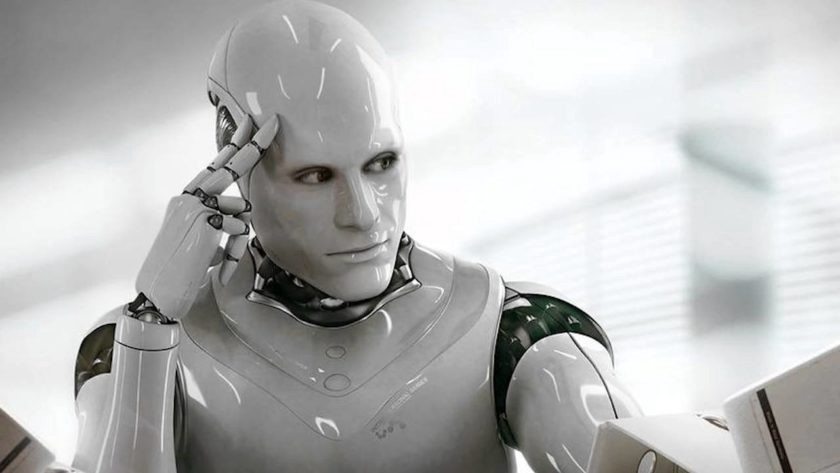
#> input picture corner_2.jpeg, 840 x 473 px
$ jupyter execute 'Advanced corner detectors.ipynb'   (shell and % lines are left out)
#> lines starting #> are read from the running program, lines starting #| are printed output that depends on the picture; after the words box and inside, x2 and y2 are one past the last pixel; in counts of white or black regions, pixels touching at a corner belong together
# SIFT (Scale-Invariant Feature Transform)

Harris corner detector is not good enough when scale of image changes. Lowe developed a breakthrough method to find scale-invariant features and it is called SIFT

for using SIFT we need to install  opencv-contrib

sift.detect() function finds the keypoint in the images. You can pass a mask if you want to search only a part of image. Each keypoint is a special structure which has many attributes like its (x,y) coordinates, size of the meaningful neighbourhood, angle which specifies its orientation, response that specifies strength of keypoints etc.

OpenCV also provides cv2.drawKeyPoints() function which draws the small circles on the locations of keypoints. If you pass a flag, cv2.DRAW_MATCHES_FLAGS_DRAW_RICH_KEYPOINTS to it, it will draw a circle with size of keypoint and it will even show its orientation. See below example.

[cell 1]
import cv2
import numpy as np

image = cv2.imread('corner_2.jpeg')
#> image is the input picture: shape (473, 840, 3); mean B, G, R 186.1, 186.5, 185.8
gray = cv2.cvtColor(image, cv2.COLOR_BGR2GRAY)

#Create SIFT Feature Detector object
sift = cv2.SIFT_create()

#Detect key points
keypoints = sift.detect(gray, None)
#> keypoints = 638 keypoints; strongest (x, y, size): (523, 302, 5.9), (403, 235, 3.3), (414, 282, 3.2), (616, 417, 1.9)
print("Number of keypoints Detected: ", len(keypoints))
#| Number of keypoints Detected:  638

# Draw rich key points on input image
cv2.drawKeypoints(image, keypoints,image, flags=cv2.DRAW_MATCHES_FLAGS_DRAW_RICH_KEYPOINTS)
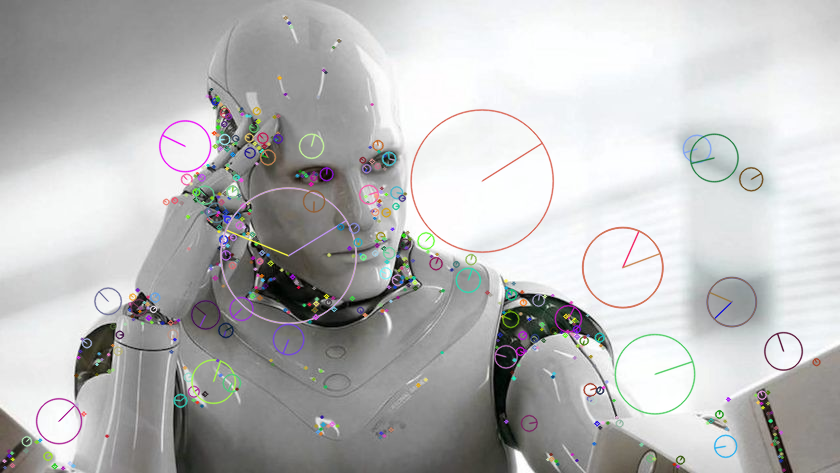
#> image: shape (473, 840, 3); 6.48% of pixels changed, all inside (x1, y1, x2, y2) = (1, 16, 821, 472)

cv2.imshow('Feature Method - SIFT', image)
cv2.waitKey(0)
cv2.destroyAllWindows()

# FAST

All the above feature detection methods are good in some way. But they are not fast enough to work in real-time applications like SLAM. There comes the FAST algorithm, which is really "FAST"!.

[cell 2]
import cv2
import numpy as np


img = cv2.imread('corner_2.jpeg')
gray = cv2.cvtColor(img, cv2.COLOR_BGR2GRAY)


# Initiate FAST object with default values
fast = cv2.FastFeatureDetector_create()

# find and draw the keypoints
kp = fast.detect(gray,None)
#> kp = 1997 keypoints; strongest (x, y, size): (257, 275, 7), (616, 417, 7), (115, 324, 7), (403, 233, 7)
img2 = cv2.drawKeypoints(img, kp, None, color=(255,255,0))
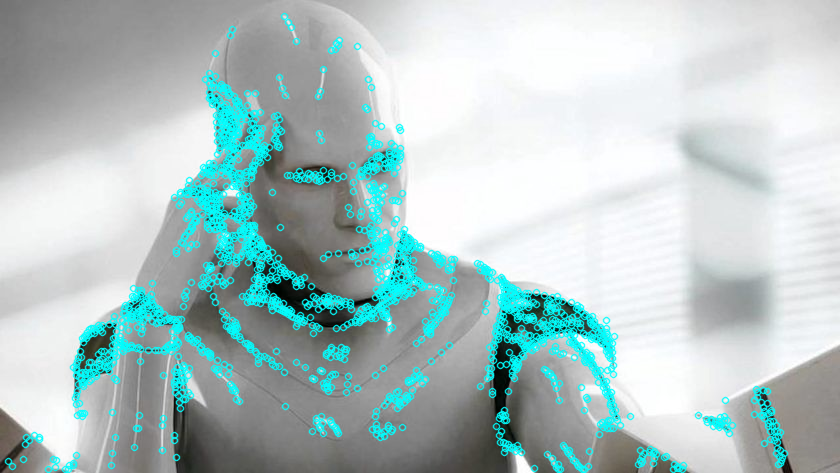
#> img2: shape (473, 840, 3); mean B, G, R 196.7, 196.9, 175.6

#fast.setThreshold(100)
#fast.setType(3)

# Print all default params
print( "Threshold: {}".format(fast.getThreshold()) )
print( "nonmaxSuppression:{}".format(fast.getNonmaxSuppression()) )
print( "neighborhood: {}".format(fast.getType()) )
print( "Total Keypoints with nonmaxSuppression: {}".format(len(kp)) )
#| Total Keypoints with nonmaxSuppression: 1997

# Disable nonmaxSuppression
fast.setNonmaxSuppression(0)
kp = fast.detect(img,None)
#> kp = 8095 keypoints; strongest (x, y, size): (282, 15, 7), (283, 15, 7), (284, 15, 7), (285, 15, 7)
print( "Total Keypoints without nonmaxSuppression: {}".format(len(kp)) )
#| Total Keypoints without nonmaxSuppression: 8095
img3 = cv2.drawKeypoints(img, kp, None, color=(255,0,0))
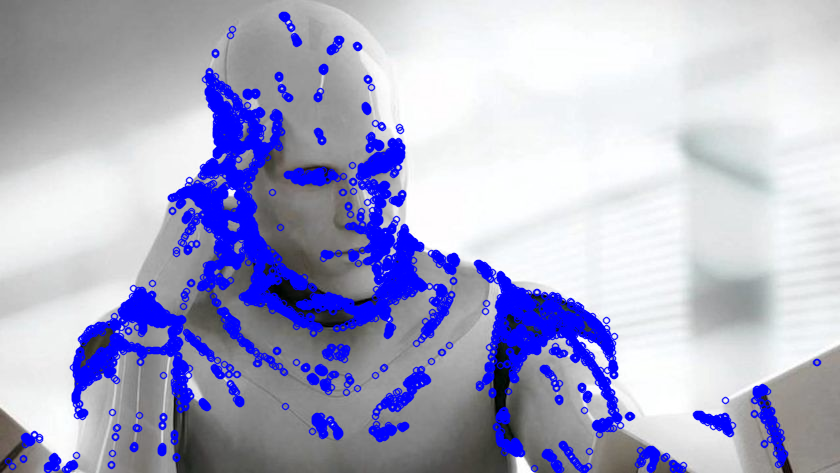
#> img3: shape (473, 840, 3); mean B, G, R 201.8, 170.7, 170

cv2.imshow('input',img)
cv2.imshow('NMS',img2)
cv2.imshow('Without NMS',img3)
cv2.waitKey(0)
cv2.destroyAllWindows()

# BRIEF

SIFT uses a feature descriptor with 128 floating point numbers. Consider thousands of such features. It takes lots of memory and more time for matching. We can compress it to make it faster. But still we have to calculate it first. There comes BRIEF which gives the shortcut to find binary descriptors with less memory, faster matching, still higher recognition rate.

[cell 3]
#!pip install opencv-python==3.4.0.14 opencv-contrib-python==3.4.0.14

[cell 4]
import numpy as np
import cv2

img = cv2.imread('corner_2.jpeg',0)
#> img: shape (473, 840); min 0, max 255, mean 186.2

# Initiate FAST detector
star = cv2.xfeatures2d.StarDetector_create()

# Initiate BRIEF extractor
brief = cv2.xfeatures2d.BriefDescriptorExtractor_create()

# find the keypoints with STAR
kp = star.detect(img,None)
#> kp = 179 keypoints; strongest (x, y, size): (524, 302, 6), (414, 282, 4), (252, 234, 6), (578, 337, 6)

# compute the descriptors with BRIEF
kp, des = brief.compute(img, kp)
print( brief.descriptorSize() )
print( des.shape )
#| (179, 32)

# ORB

ORB is basically a fusion of FAST keypoint detector and BRIEF descriptor with many modifications to enhance the performance. First it use FAST to find keypoints, then apply Harris corner measure to find top N points among them. It also use pyramid to produce multiscale-features. But one problem is that, FAST doesn't compute the orientation. So what about rotation invariance? Authors came up with following modification.

[cell 5]
import numpy as np
import cv2


img = cv2.imread('corner_2.jpeg')
gray = cv2.cvtColor(img, cv2.COLOR_BGR2GRAY)

# Initiate ORB detector
orb = cv2.ORB_create()

# find the keypoints with ORB
kp = orb.detect(gray,None)
#> kp = 500 keypoints; strongest (x, y, size): (413, 277, 31), (414, 280, 31), (410, 277, 31), (410, 276, 37.2)

# compute the descriptors with ORB
kp, des = orb.compute(img, kp)


# draw only keypoints location,not size and orientation
img2 = cv2.drawKeypoints(img, kp, None, color=(0,255,255), flags=0)
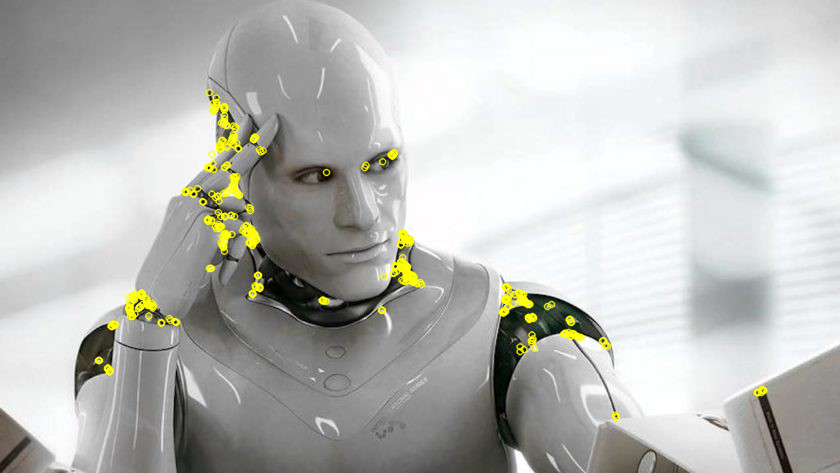
#> img2: shape (473, 840, 3); mean B, G, R 184.5, 188.4, 187.7


cv2.imshow('input',img)
cv2.imshow('ORB',img2)
cv2.waitKey(0)
cv2.destroyAllWindows()
